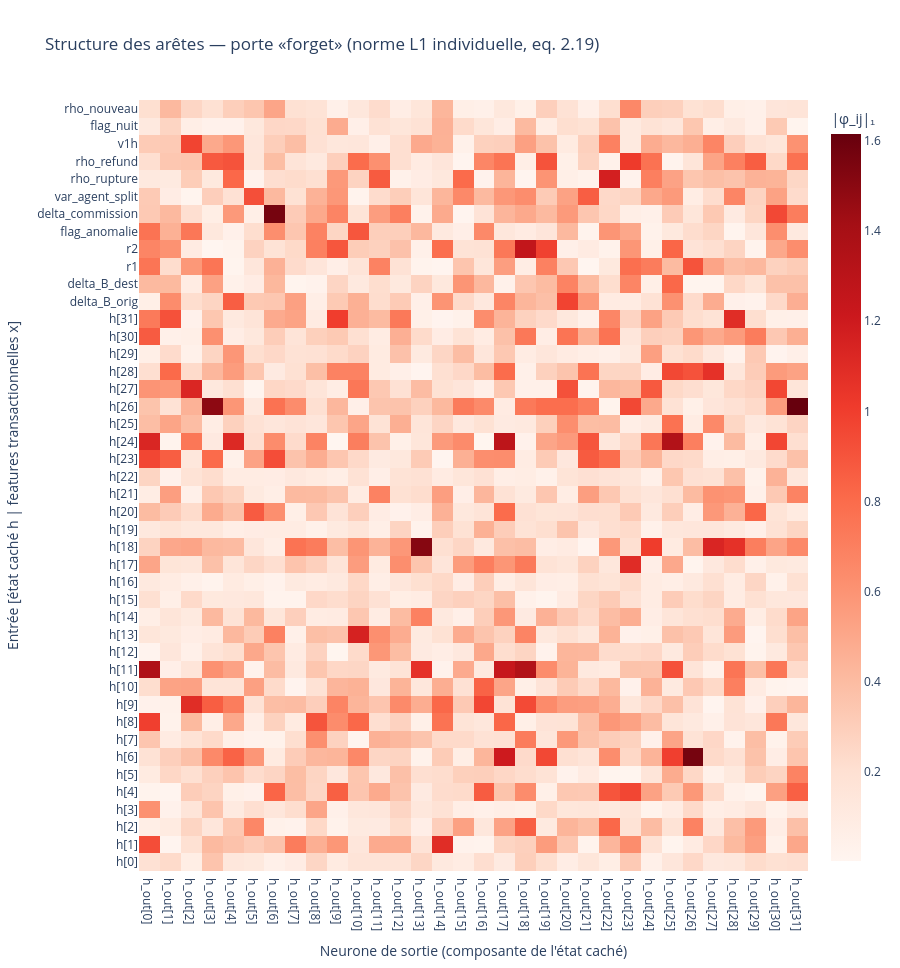
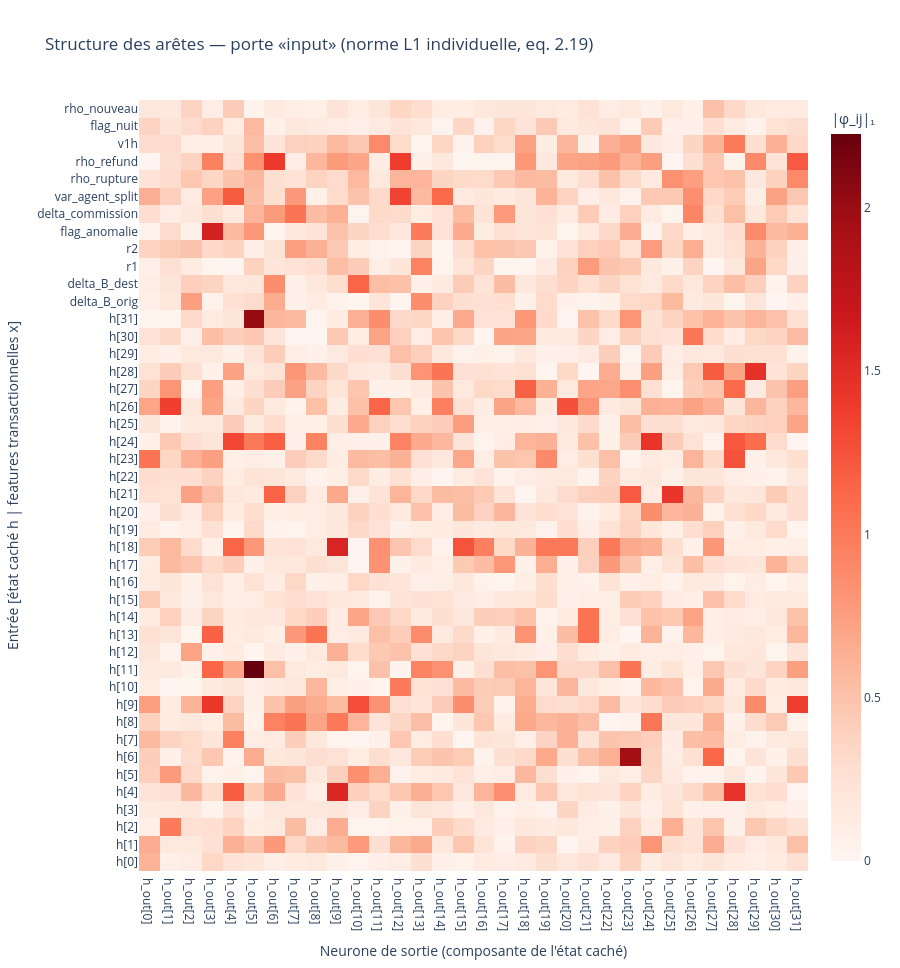
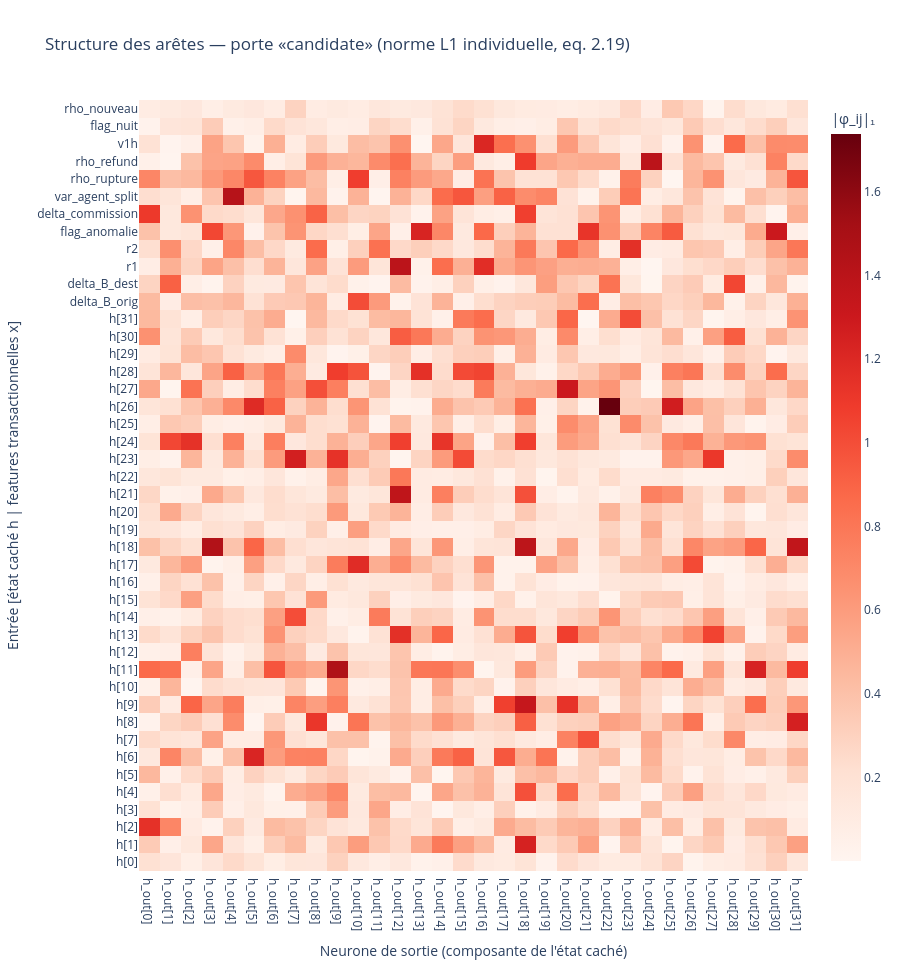

The notebook cell these images were saved under, in order:
### Code cell
# Heatmap L1 des arêtes par porte T-KAN (normes eq. 2.19)
for gate_name in ['forget', 'input', 'candidate', 'output']:
    fig_hm = viz.plot_edge_heatmap(gate_name, x_pool_audit)
    fig_hm.write_html(os.path.join(CHECKPOINT_DIR, f'heatmap_{gate_name}.html'))
    fig_hm.show()
    print(f"Heatmap {gate_name} sauvegardée.")

### Figure 1 — Plotly figure (JSON) as saved in the notebook; plotly's stock layout.template omitted (floating-point values rounded to 4 significant figures; data arrays with more than 128 entries replaced by an {"elided": "..."} marker saying what was removed)
{"data": [{"colorbar": {"title": {"text": "|φ_ij|₁"}}, "colorscale": [[0, "rgb(255,245,240)"], [0.125, "rgb(254,224,210)"], [0.25, "rgb(252,187,161)"], [0.375, "rgb(252,146,114)"], [0.5, "rgb(251,106,74)"], [0.625, "rgb(239,59,44)"], [0.75, "rgb(203,24,29)"], [0.875, "rgb(165,15,21)"], [1, "rgb(103,0,13)"]], "type": "heatmap", "x": ["h_out[0]", "h_out[1]", "h_out[2]", "h_out[3]", "h_out[4]", "h_out[5]", "h_out[6]", "h_out[7]", "h_out[8]", "h_out[9]", "h_out[10]", "h_out[11]", "h_out[12]", "h_out[13]", "h_out[14]", "h_out[15]", "h_out[16]", "h_out[17]", "h_out[18]", "h_out[19]", "h_out[20]", "h_out[21]", "h_out[22]", "h_out[23]", "h_out[24]", "h_out[25]", "h_out[26]", "h_out[27]", "h_out[28]", "h_out[29]", "h_out[30]", "h_out[31]"], "y": ["h[0]", "h[1]", "h[2]", "h[3]", "h[4]", "h[5]", "h[6]", "h[7]", "h[8]", "h[9]", "h[10]", "h[11]", "h[12]", "h[13]", "h[14]", "h[15]", "h[16]", "h[17]", "h[18]", "h[19]", "h[20]", "h[21]", "h[22]", "h[23]", "h[24]", "h[25]", "h[26]", "h[27]", "h[28]", "h[29]", "h[30]", "h[31]", "delta_B_orig", "delta_B_dest", "r1", "r2", "flag_anomalie", "delta_commission", "var_agent_split", "rho_rupture", "rho_refund", "v1h", "flag_nuit", "rho_nouveau"], "z": {"elided": "44x32 float values"}}], "layout": {"height": 968, "title": {"text": "Structure des arêtes — porte «forget» (norme L1 individuelle, eq. 2.19)"}, "xaxis": {"title": {"text": "Neurone de sortie (composante de l'état caché)"}}, "yaxis": {"title": {"text": "Entrée [état caché h | features transactionnelles x]"}}}}

### Figure 2 — Plotly figure (JSON) as saved in the notebook; plotly's stock layout.template omitted (floating-point values rounded to 4 significant figures; data arrays with more than 128 entries replaced by an {"elided": "..."} marker saying what was removed)
{"data": [{"colorbar": {"title": {"text": "|φ_ij|₁"}}, "colorscale": [[0, "rgb(255,245,240)"], [0.125, "rgb(254,224,210)"], [0.25, "rgb(252,187,161)"], [0.375, "rgb(252,146,114)"], [0.5, "rgb(251,106,74)"], [0.625, "rgb(239,59,44)"], [0.75, "rgb(203,24,29)"], [0.875, "rgb(165,15,21)"], [1, "rgb(103,0,13)"]], "type": "heatmap", "x": ["h_out[0]", "h_out[1]", "h_out[2]", "h_out[3]", "h_out[4]", "h_out[5]", "h_out[6]", "h_out[7]", "h_out[8]", "h_out[9]", "h_out[10]", "h_out[11]", "h_out[12]", "h_out[13]", "h_out[14]", "h_out[15]", "h_out[16]", "h_out[17]", "h_out[18]", "h_out[19]", "h_out[20]", "h_out[21]", "h_out[22]", "h_out[23]", "h_out[24]", "h_out[25]", "h_out[26]", "h_out[27]", "h_out[28]", "h_out[29]", "h_out[30]", "h_out[31]"], "y": ["h[0]", "h[1]", "h[2]", "h[3]", "h[4]", "h[5]", "h[6]", "h[7]", "h[8]", "h[9]", "h[10]", "h[11]", "h[12]", "h[13]", "h[14]", "h[15]", "h[16]", "h[17]", "h[18]", "h[19]", "h[20]", "h[21]", "h[22]", "h[23]", "h[24]", "h[25]", "h[26]", "h[27]", "h[28]", "h[29]", "h[30]", "h[31]", "delta_B_orig", "delta_B_dest", "r1", "r2", "flag_anomalie", "delta_commission", "var_agent_split", "rho_rupture", "rho_refund", "v1h", "flag_nuit", "rho_nouveau"], "z": {"elided": "44x32 float values"}}], "layout": {"height": 968, "title": {"text": "Structure des arêtes — porte «input» (norme L1 individuelle, eq. 2.19)"}, "xaxis": {"title": {"text": "Neurone de sortie (composante de l'état caché)"}}, "yaxis": {"title": {"text": "Entrée [état caché h | features transactionnelles x]"}}}}

### Figure 3 — Plotly figure (JSON) as saved in the notebook; plotly's stock layout.template omitted (floating-point values rounded to 4 significant figures; data arrays with more than 128 entries replaced by an {"elided": "..."} marker saying what was removed)
{"data": [{"colorbar": {"title": {"text": "|φ_ij|₁"}}, "colorscale": [[0, "rgb(255,245,240)"], [0.125, "rgb(254,224,210)"], [0.25, "rgb(252,187,161)"], [0.375, "rgb(252,146,114)"], [0.5, "rgb(251,106,74)"], [0.625, "rgb(239,59,44)"], [0.75, "rgb(203,24,29)"], [0.875, "rgb(165,15,21)"], [1, "rgb(103,0,13)"]], "type": "heatmap", "x": ["h_out[0]", "h_out[1]", "h_out[2]", "h_out[3]", "h_out[4]", "h_out[5]", "h_out[6]", "h_out[7]", "h_out[8]", "h_out[9]", "h_out[10]", "h_out[11]", "h_out[12]", "h_out[13]", "h_out[14]", "h_out[15]", "h_out[16]", "h_out[17]", "h_out[18]", "h_out[19]", "h_out[20]", "h_out[21]", "h_out[22]", "h_out[23]", "h_out[24]", "h_out[25]", "h_out[26]", "h_out[27]", "h_out[28]", "h_out[29]", "h_out[30]", "h_out[31]"], "y": ["h[0]", "h[1]", "h[2]", "h[3]", "h[4]", "h[5]", "h[6]", "h[7]", "h[8]", "h[9]", "h[10]", "h[11]", "h[12]", "h[13]", "h[14]", "h[15]", "h[16]", "h[17]", "h[18]", "h[19]", "h[20]", "h[21]", "h[22]", "h[23]", "h[24]", "h[25]", "h[26]", "h[27]", "h[28]", "h[29]", "h[30]", "h[31]", "delta_B_orig", "delta_B_dest", "r1", "r2", "flag_anomalie", "delta_commission", "var_agent_split", "rho_rupture", "rho_refund", "v1h", "flag_nuit", "rho_nouveau"], "z": {"elided": "44x32 float values"}}], "layout": {"height": 968, "title": {"text": "Structure des arêtes — porte «candidate» (norme L1 individuelle, eq. 2.19)"}, "xaxis": {"title": {"text": "Neurone de sortie (composante de l'état caché)"}}, "yaxis": {"title": {"text": "Entrée [état caché h | features transactionnelles x]"}}}}
